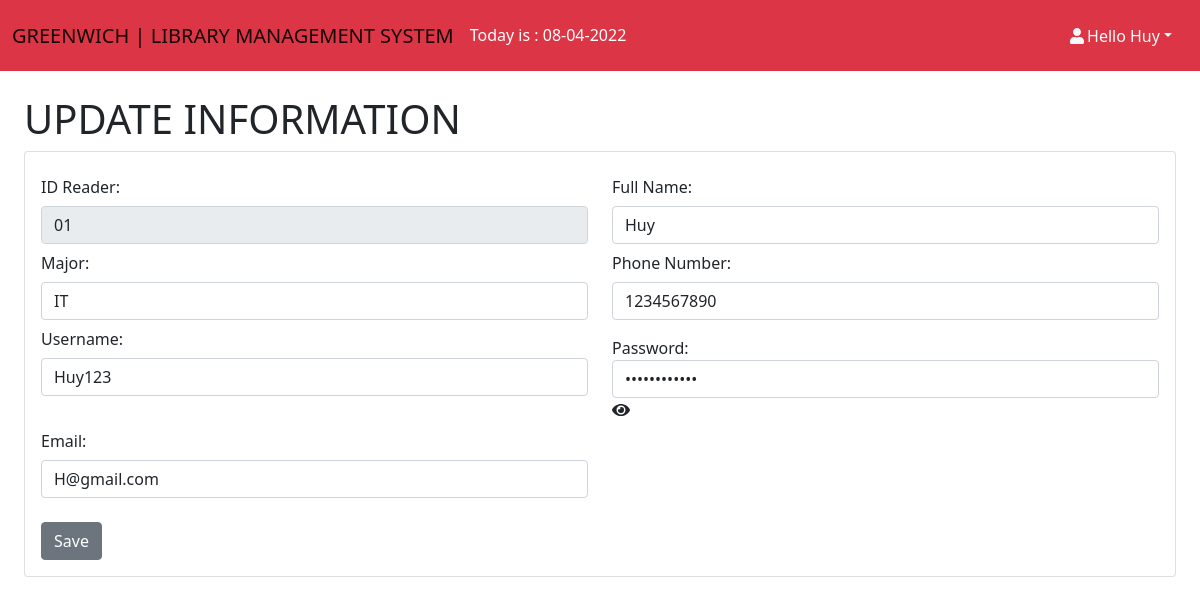
The app's page /updateuser.php (signed in) with its own data.
### tables this page shows
CREATE TABLE `docgia` (
  `id` int(11) NOT NULL,
  `madocgia` varchar(250) NOT NULL,
  `tendocgia` varchar(250) NOT NULL,
  `nganhdocgia` varchar(250) NOT NULL,
  `sodienthoai` varchar(250) NOT NULL,
  `username` varchar(250) NOT NULL,
  `password` varchar(250) NOT NULL,
  `email` varchar(250) NOT NULL
);

### updateuser.php (the view, shortened to what this page needs)
<?php include('admin/inc/connect.php') ?>
<!DOCTYPE html>
<html lang="en">
<head>
    <link href="https://cdn.jsdelivr.net/npm/simple-datatables@latest/dist/style.css" rel="stylesheet" />
    <link href="admin/css/styles.css" rel="stylesheet" />
</head>
<body class="sb-nav-fixed">
    <nav class="navbar navbar-expand-lg navbar-light bg-danger">
        <div class="container-fluid">
            <a class="navbar-brand" href="index.php">GREENWICH | LIBRARY MANAGEMENT SYSTEM</a>
            <div class="collapse navbar-collapse" id="navbarSupportedContent">
                <ul class="navbar-nav me-auto mb-2 mb-lg-0">
                    <li class="nav-item">
                        <?php
                        $today = date("d-m-Y");
                        ?>
                        <p style="color:white;margin-top:15px;margin-right:200px">Today is : <?php echo $today ?></p>
                    </li>
                </ul>
                <div class="d-flex">
                    <div class="nav-item dropdown d-none d-lg-block">
                        <?php if (isset($_SESSION['taikhoan'])) { ?>
                        <a class="nav-link dropdown-toggle text-light" id="navbarDropdown" href="#" role="button"
                            data-bs-toggle="dropdown" aria-expanded="false"><i class="fas fa-user fa-fw"></i>Hello
                            <?php echo $_SESSION['hoten'] ?></a>
                            <?php } else { ?>
                            <a style="color:white;margin-top:15px;text-decoration:none" href="login.php">Sign In</a> ||
                            <a style="color:white;margin-top:15px;margin-left : 15px;text-decoration:none"
                                href="register.php">Sign Up</a>
                            <?php } ?>
                    </div>
                </div>
            </div>
        </div>
    </nav>
    <div id="layoutTable">
        <div id="layoutTable_content">
            <main>
                <div class="container-fluid px-4">
                    <h1 class="mt-4">UPDATE INFORMATION</h1>
                    <div class="card mb-4">
                        <div class="card-body">
                            <?php
                            $ids = $_SESSION['id'];
                            $query = "SELECT * FROM docgia WHERE id = '{$ids}'";
                            $result = mysqli_query($connect, $query);
                            $arUser = mysqli_fetch_array($result, MYSQLI_ASSOC);
                            ?>
                            <form method="POST" action="UpdateFunction.php" class="register-form" id="register-form">
                                <div class="col">
                                    <div class="row">
                                        <div class="col-6">
                                            <label for="category-film" class="col-form-label">ID Reader: </label>
                                            <input type="text" class="form-control" id="tenphim" name="madocgia"
                                                value="<?php echo $arUser['madocgia'] ?>" tabindex="1" disabled>
                                        </div>
                                        <div class="col-6">
                                            <label for="category-film" class="col-form-label">Full Name: </label>
                                            <input type="text" class="form-control" id="dienvien" name="tendocgia"
                                                value="<?php echo $arUser['tendocgia'] ?>" tabindex="2">
                                        </div>
                                    </div>
                                    <div class="row">
                                        <div class="col-6">
                                            <label for="category-film" class="col-form-label">Major: </label>
                                            <input type="text" class="form-control" id="dienvien" name="nganhdocgia"
                                                value="<?php echo $arUser['nganhdocgia'] ?>" tabindex="2">
                                        </div>
                                        <div class="col-6">
                                            <label for="category-film" class="col-form-label">Phone Number: </label>
                                            <input type="number" class="form-control" id="daodien" name="sodienthoai"
                                                value="<?php echo $arUser['sodienthoai'] ?>" tabindex="3">
                                        </div>
                                    </div>
                                    <div class="row">
                                        <div class="col-6 ">
                                            <label for="category-film" class="col-form-label">Username: </label>
                                            <input type="text" class="form-control" id="daodien" name="username"
                                                value="<?php echo $arUser['username'] ?>" tabindex="3">
                                        </div>
                                        <div class="col-6 mt-3 ">
                                            <label for="exampleFormControlFile1">Password:</label>
                                            <input type="password" class="form-control" id="daodien1" name="password"
                                                value="<?php echo $arUser['password'] ?>" tabindex="3">
                                            <span class="eye" onclick="myEye()">
                                                <i id="hidden1" class="fa fa-eye"></i>
                                            </span>
                                        </div>
                                    </div>
                                    <div class=" row">
                                        <div class="col-6">
                                            <label for="category-film" class="col-form-label">Email:
                                            </label>
                                            <input type="text" class="form-control" id="daodien" name="email"
                                                value="<?php echo $arUser['email'] ?>" tabindex="1">
                                        </div>
                                    </div>
                                </div>
                                <br>
                                <button type="submit" class="btn btn-secondary" name="edituser">Save</button>
                            </form>
                        </div>
                    </div>
                </div>
            </main>
        </div>
    </div>
</body>
</html>

### records on screen
docgia: madocgia "01", tendocgia "Huy", nganhdocgia "IT", sodienthoai "1234567890", username "Huy123", email "H@gmail.com"

### other values on screen
$_SESSION['hoten'] "Huy"
